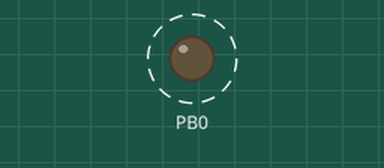
This program was run on a simulated ATmega32, built with avr-gcc and emulated at 16 MHz. Parts: output pins drawn as LEDs (lit = HIGH). Dashed ring = blinking.

Above: at 0.2 s.
Timing chart, 0 to 3.0 s (numbered marks = the images above):
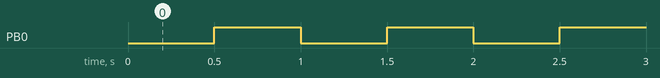

Measured:
- by itself, PB0: alternates HIGH for 0.50 s and LOW for 0.50 s

The program:

main.c
```c
/*
 * Blink.c
 *
 * Created: 23.09.2024 08:20:25
 * Author : JoachimWagner
 */

#define F_CPU 16000000UL
#include <avr/io.h>
#include <util/delay.h>

void setup();
void loop();


int main(void)
{
    setup();
    while (1)
    {
		loop();
    }
}

void setup() {

	uint16_t x;

	DDRB = 0b00000001; // Data Direction Register (B) -> PB0 auf ausgang
	PORTB = 0b00000001; //  PB0 auf 5 Volt
}

void loop() {
	//PORTB ^=   0xFF;
	PORTB = ~PORTB;
	_delay_ms(500);

}
```
